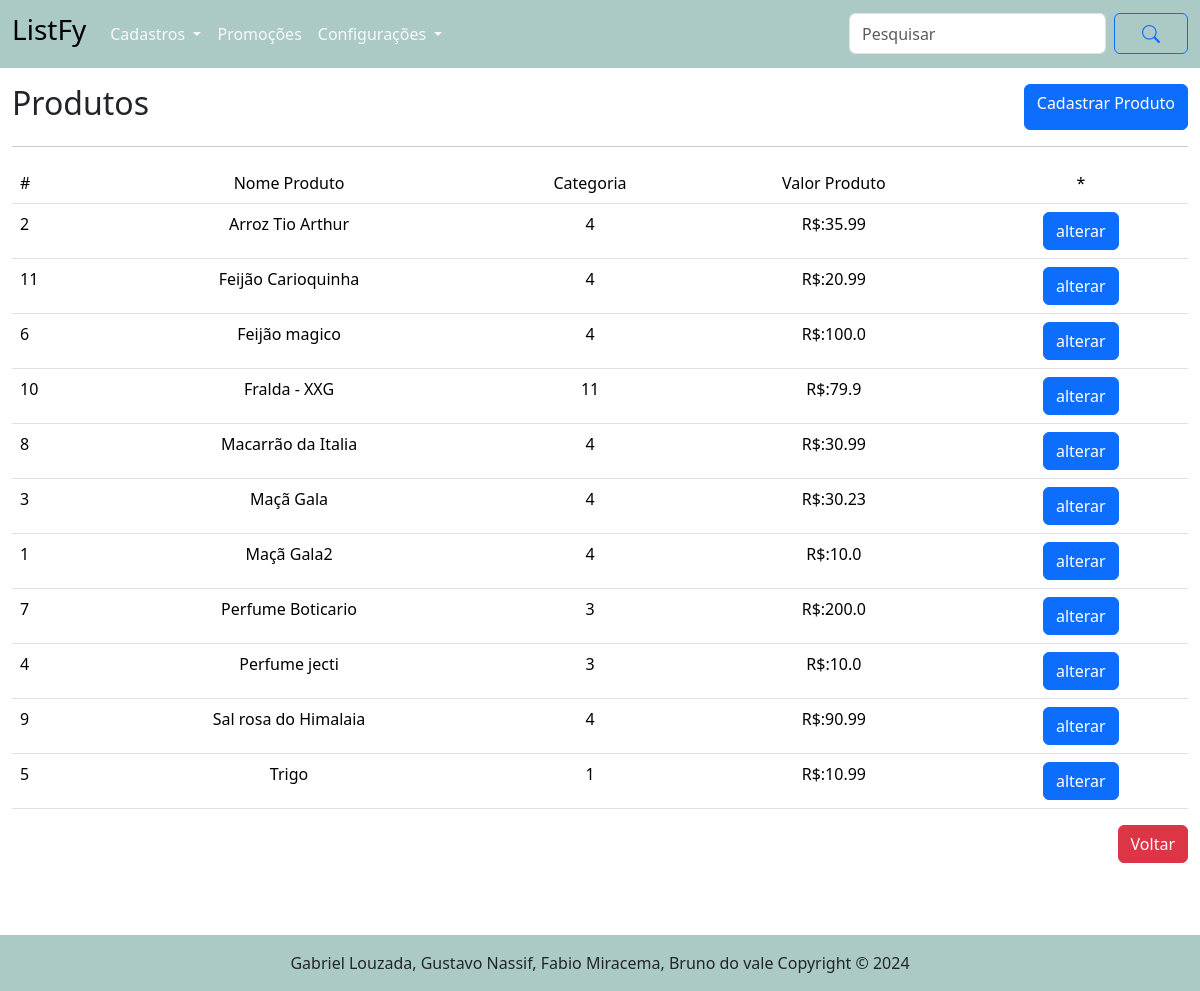
/produto/, run on an earlier commit of the app's database.
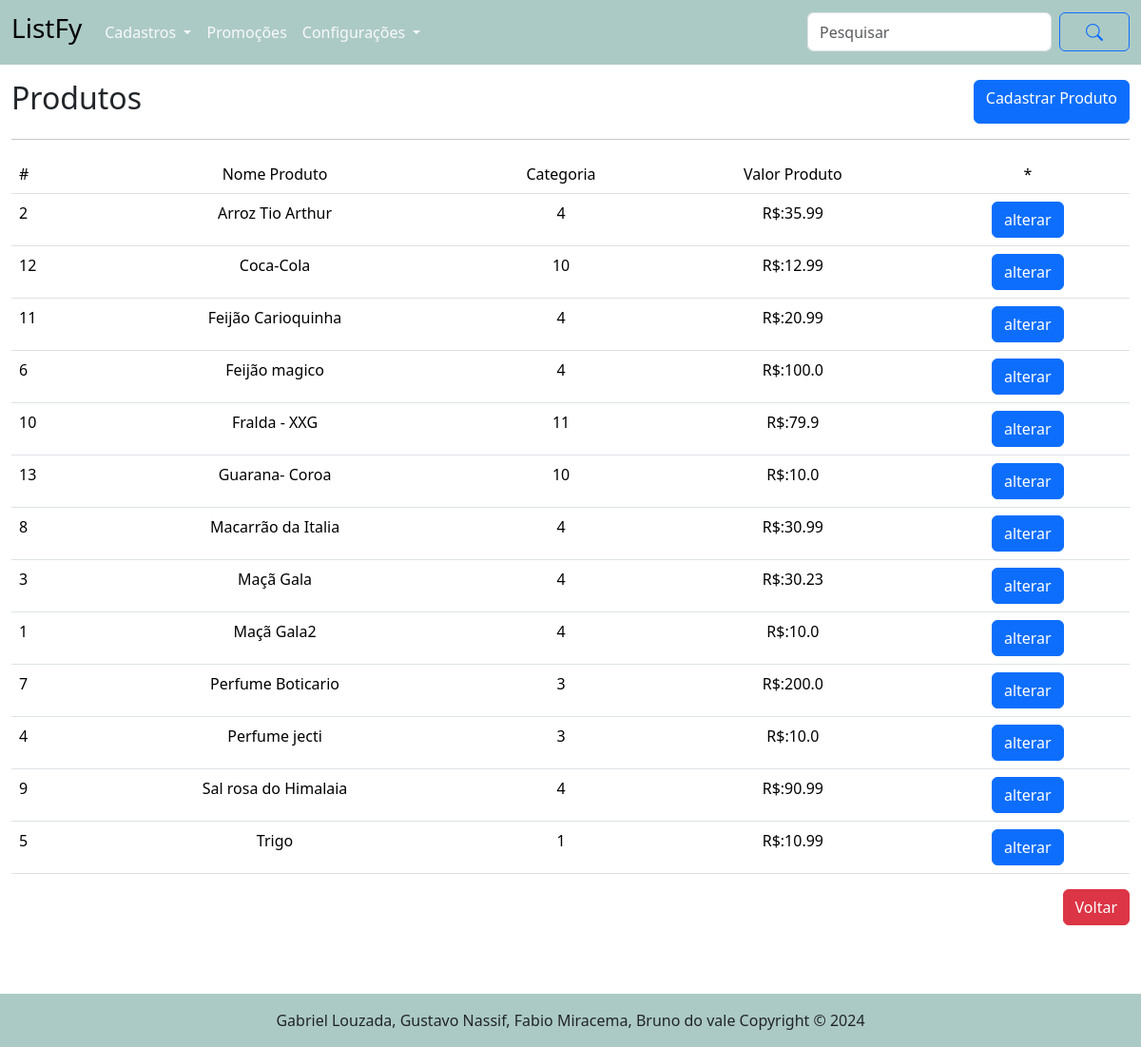
And on a later commit of the database.
### tables this page shows
CREATE TABLE "produto" (
	"id_produto"	INTEGER,
	"nome_produto"	TEXT NOT NULL,
	"id_categoria"	INTEGER NOT NULL,
	"valor_produto"	REAL NOT NULL,
	PRIMARY KEY("id_produto" AUTOINCREMENT),
	FOREIGN KEY("id_categoria") REFERENCES "categoria"("id_categoria")
);

### routes/produto_routes.py (the view)
@router.get("/", response_class=HTMLResponse)
async def get_produtos(request: Request):
    produtos = obter_todos_produtos()
    return templates.TemplateResponse("/produto/listar_produtos.html", {"request": request, "produtos": produtos})

### templates/produto/listar_produtos.html (shortened to what this page needs)
{% extends "base.html" %}
{% block conteudo %}
    <main class="container-fluid">
        <div class="d-flex justify-content-between mt-3">
            <h2>Produtos</h2>
            <a href="/produto/cadastrar_produto" class="btn btn-primary"> Cadastrar Produto</a>
        </div>
        <hr>
        <table class="table">
            <tr>
                <td>#</td>
                <td style="text-align: center;">Nome Produto</td>
                <td style="text-align: center;">Categoria</td>
                <td style="text-align: center;">Valor Produto</td>
                <td style="text-align: center;">*</td>
            </tr>
            {% for p in produtos %}
            <tr>
                <td>{{ p.id_produto }}</td>
                <td style="text-align: center;">{{ p.nome_produto }}</td>
                <td style="text-align: center;">{{ p.id_categoria }}</td>
                <td style="text-align: center;">R$:{{ p.valor_produto }}</td>
                <td style="text-align: center;" ><a href="/produto/alterar_produto/{{ p.id_produto }}" class="btn btn-primary">alterar</a></td>
            </tr>
            {% endfor %}
        </table>
        <div class="row">
            <div class="col-12 mb-5 d-flex justify-content-end">
                <a href="/" class="btn btn-danger"> Voltar</a>
            </div>
        </div>
    </main>
{% endblock %}

What changed in the data, as far as the page shows it:
added produto: id_produto "12", nome_produto "Coca-Cola", id_categoria "10", valor_produto "12.99"
added produto: id_produto "13", nome_produto "Guarana- Coroa", id_categoria "10", valor_produto "10.0"
